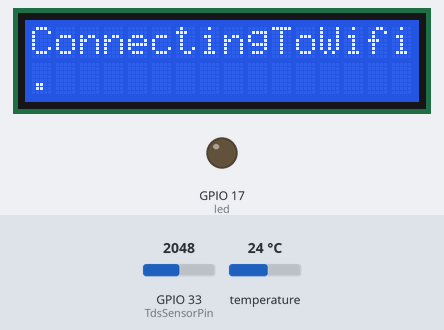
Recording of a sketch running on a simulated ESP32. Shown: 16×2 character LCD, output pins drawn as LEDs (lit = HIGH). Inputs (shaded band) come from the test bench; at power-on: temperature 24 °C, GPIO 33 (TdsSensorPin) = 2048. WiFi joins after 1.5 s; servers stay silent unless stated; what the sketch prints to the serial monitor is not drawn.

Above: at 2.2 s.
At 10.8 s:
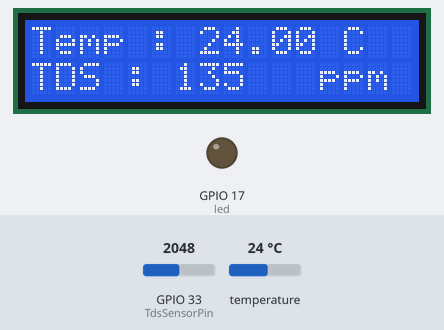
10.9 s: temperature set to 12 °C
At 13.17 s:
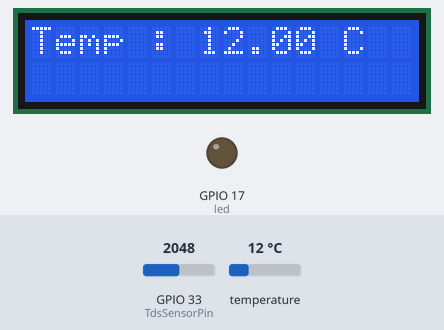
13.4 s: temperature set to 19 °C
At 15.5 s:
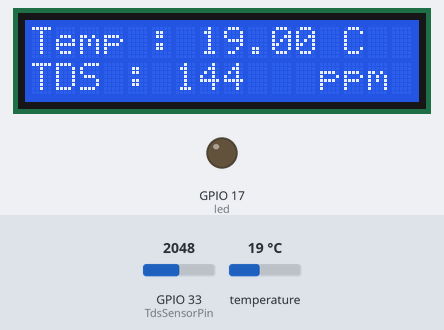
16.2 s: temperature set to 28 °C
At 18.2 s:
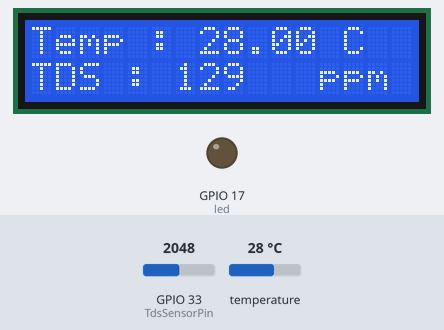
Timing chart, 0 to 19.7 s (numbered marks = the images above; inputs shaded):
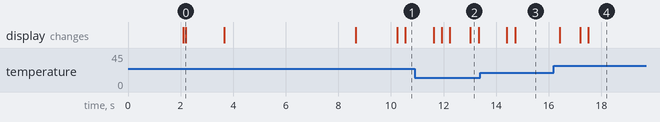

Measured:
- after the input at 13.4 s, the display: first changes after 1.0 s (image 3 shows a later state)
- what the display in image 0 shows lasts 1.5 s, from 2.2 s to 3.7 s

The sketch:

final.ino
```cpp
// Add comments and documentation as needed

#include <Wire.h>
#include <LiquidCrystal_I2C.h>
#include <WiFi.h>
#include <ThingSpeak.h>
#include <DallasTemperature.h>
#include <OneWire.h>

LiquidCrystal_I2C lcd(0x27, 16, 2);
#define TdsSensorPin 33
#define VREF 1 // Set the correct VREF value
#define SCOUNT 30
int analogBuffer[SCOUNT];
int analogBufferTemp[SCOUNT];
int analogBufferIndex = 0, copyIndex = 0;
float averageVoltage = 0, tdsValue = 0, temperature = 0;
bool reCheck = false;

#define ONE_WIRE_BUS 26
OneWire oneWire(ONE_WIRE_BUS);
DallasTemperature sensors(&oneWire);

#define CHANNEL_ID 2249915
#define CHANNEL_API_KEY "M5WBIVWBK18Z303H"
#define WIFI_TIMEOUT_MS 20000
#define WIFI_NETWORK "Pattana_2.4G"
#define WIFI_PASSWORD "12345678"
WiFiClient client;

int led = 17;
void connectToWifi() {
  // Add error handling for Wi-Fi connection
  lcd.setCursor(0, 0);
  lcd.print("ConnectingToWifi");
  WiFi.mode(WIFI_STA);
  WiFi.begin(WIFI_NETWORK, WIFI_PASSWORD);

  unsigned long startAttemptTime = millis();

  while (WiFi.status() != WL_CONNECTED && millis() - startAttemptTime < WIFI_TIMEOUT_MS) {
    delay(100);
    lcd.setCursor(0, 1);
    lcd.print(".");
  }

  if (WiFi.status() != WL_CONNECTED) {
    lcd.clear();
    lcd.setCursor(0, 0);
    lcd.print("Connection Failed!");
  } else {
    lcd.clear();
    lcd.setCursor(0, 0);
    lcd.print("Connected!");
    lcd.setCursor(0, 1);
    lcd.print(WiFi.localIP());
    delay(5000);
    lcd.clear();
    reCheck = true;
  }
  Serial.println(WiFi.status());
}

void setup() {
  lcd.begin();
  lcd.backlight();
  lcd.setCursor(0, 0);
  lcd.print("WaterQualityIOT");
  delay(2000);
  lcd.clear();

  Serial.begin(115200);
  connectToWifi();
  ThingSpeak.begin(client);

  pinMode(TdsSensorPin, INPUT);
  pinMode(led, OUTPUT);
  //pinMode(buzzer, OUTPUT);
  //pinMode(led2, OUTPUT);
}

void loop() {
  while (!reCheck) {
    connectToWifi();
  }

  static unsigned long analogSampleTimepoint = millis();
  if (millis() - analogSampleTimepoint > 40U) {
    analogSampleTimepoint = millis();
    analogBuffer[analogBufferIndex] = analogRead(TdsSensorPin);
    analogBufferIndex++;
    if (analogBufferIndex == SCOUNT)
      analogBufferIndex = 0;
  }

  // Temp
  static unsigned long check_Temp = millis();
  if (millis() - check_Temp > 800U) {
    check_Temp = millis();
    sensors.requestTemperatures();
    temperature = sensors.getTempCByIndex(0);

    lcd.setCursor(0, 0);
    lcd.print("Temp :");
    lcd.setCursor(7, 0);
    lcd.print(temperature);
    lcd.setCursor(13, 0);
    lcd.print("C");

    ThingSpeak.writeField(CHANNEL_ID, 1, temperature, CHANNEL_API_KEY);
  }

  // TDS code
  static unsigned long printTimepoint = millis();
  if (millis() - printTimepoint > 800U)
  {
    printTimepoint = millis();
    for (copyIndex = 0; copyIndex < SCOUNT; copyIndex++)
      analogBufferTemp[copyIndex] = analogBuffer[copyIndex];
    averageVoltage = getMedianNum(analogBufferTemp, SCOUNT) * (float)VREF / 4096.0;
    float compensationCoefficient = 1.0 + 0.019 * (temperature); // ปรับค่าความชดเชยอุณหภูมิตามต้องการ
    float compensationVoltage = averageVoltage / compensationCoefficient;
    tdsValue = (133.42 * compensationVoltage * compensationVoltage * compensationVoltage - 255.86 * compensationVoltage * compensationVoltage + 857.39 * compensationVoltage) * 0.5;

    lcd.setCursor(0, 1);
    lcd.print("TDS :");
    lcd.setCursor(6, 1);
    lcd.print(tdsValue, 0);
    lcd.setCursor(12, 1);
    lcd.print("ppm");

    if (tdsValue > 500)
    {
     digitalWrite(led, HIGH);
    //digitalWrite(buzzer, HIGH);
    } else {
    digitalWrite(led, LOW);
    //digitalWrite(buzzer, LOW);
   }

    ThingSpeak.writeField(CHANNEL_ID, 2, tdsValue, CHANNEL_API_KEY);
  }


  static unsigned long reSet_lcd = millis();
  if (millis() - reSet_lcd > 3000U) {
    reSet_lcd = millis();
    lcd.clear();
  }
}

int getMedianNum(int bArray[], int iFilterLen) {
  int bTab[iFilterLen];
  for (byte i = 0; i < iFilterLen; i++)
    bTab[i] = bArray[i];
  int i, j, bTemp;
  for (j = 0; j < iFilterLen - 1; j++) {
    for (i = 0; i < iFilterLen - j - 1; i++) {
      if (bTab[i] > bTab[i + 1]) {
        bTemp = bTab[i];
        bTab[i] = bTab[i + 1];
        bTab[i + 1] = bTemp;
      }
    }
  }
  if ((iFilterLen & 1) > 0)
    bTemp = bTab[(iFilterLen - 1) / 2];
  else
    bTemp = (bTab[iFilterLen / 2] + bTab[iFilterLen / 2 - 1]) / 2;
  return bTemp;
}
```
